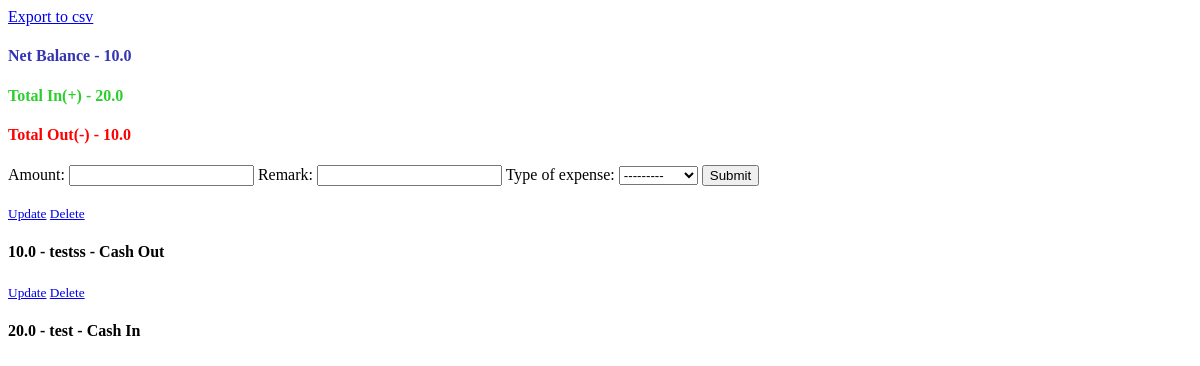
The page /myexp/book-expenses/School Expenses (signed in) on the database as committed earlier.
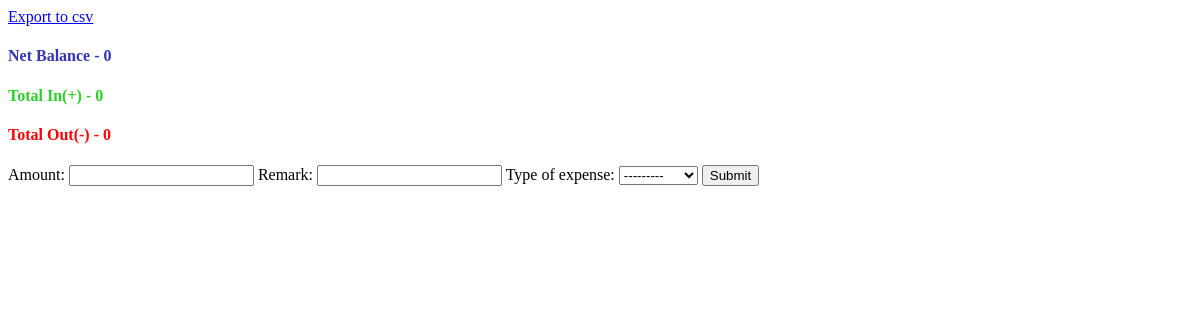
The same page on the database as committed later.
### my_expenses/models.py (models this page shows)
class Expense(models.Model):
    kinds = (
        ("Cash In", "Cash In"),
        ("Cash Out", "Cash Out")
    )
    id = models.UUIDField(primary_key=True, default=uuid.uuid4, editable=False)
    user = models.ForeignKey(User, null=True, on_delete=models.SET_NULL)
    amount = models.FloatField()
    remark = models.CharField(max_length=200, default="")
    project = models.ForeignKey(Book, null=True, on_delete=models.SET_NULL)
    type_of_expense = models.CharField(max_length=100, null=True, choices=kinds)
    date_created = models.DateTimeField(auto_now_add=True)
    date_modified = models.DateTimeField(auto_now=True)
    class Meta:
        ordering = ["-date_created"]
    def __str__(self) -> str:
        return f"{self.type_of_expense} - {self.amount}"

### my_expenses/views.py (the view)
# urls.py: path("book-expenses/<str:name>", project_expenses, name="book_expense"),
def project_expenses(request, name):
    user = request.user
    book = Book.objects.get(name=name)
    expenses = book.expense_set.filter(user=user)
    cash_in = []
    cash_out = []
    for i in expenses:
        if i.type_of_expense == "Cash In":
           cash_in.append(i.amount)
        elif i.type_of_expense == "Cash Out":
            cash_out.append(i.amount)
    sum_cash_in = sum([i for i in cash_in])
    sum_cash_out = sum([i for i in cash_out])
    total_out = str(sum_cash_out).strip("-")
    balance = -(sum_cash_out) + sum_cash_in
    forms = ExpenseForm(initial={"user":user, "project":book})
    instance_model = user
    if request.method == "POST":
        forms = ExpenseForm(request.POST)
        if forms.is_valid():
            forms.save()
            return redirect("book_expense", book.name)
    context = {
            "expenses":expenses, "total_in":sum_cash_in, "total_out":total_out,
            "balance":balance, "forms":forms
            }
    return render(request, "index.html", context)

### my_expenses/forms.py
class ExpenseForm(forms.ModelForm):
    class Meta:
        model = Expense
        fields = "__all__"
        widgets = {"user":forms.HiddenInput(), "project":forms.HiddenInput()}

### my_expenses/templates/index.html (shortened to what this page needs)
<!DOCTYPE html>
<html lang="en">
<head>
</head>
<body>
    <a href="{% url 'download_csv' expenses %}">Export to csv</a><br>
    <h4 style="color: rgb(52, 52, 180);">Net Balance - {{balance}}</h4>
    <h4 style="color: rgb(44, 206, 44);">Total In(+) - {{total_in}}</h4>
    <h4 style="color: red;">Total Out(-) - {{total_out}}</h4>
    <form method="POST">{% csrf_token %}
        {{forms}}
        <button type="submit">Submit</button>
    </form><br>
    {% for i in expenses %}
    <article class="media content-section">
        <div class="media-body">
        <div class="article-metadata">
            <small>
                <a href="{% url 'detail' i.id %}">Update</a>
            </small>
            <small>
                <a href="{% url 'delete' i.id %}">Delete</a>
            </small>
        </div>
        <h4>{{i.amount}} - {{i.remark}} - {{i.type_of_expense}}
        </h4>
        </div>
    </article>
    {% endfor %}
</body>
</html>

Rows that differ between the two databases and show on the page:
removed Expense: amount "10.0", remark "testss", type_of_expense "Cash Out"
removed Expense: amount "20.0", remark "test", type_of_expense "Cash In"
Other text that changed with them:
{{ balance }}: "10.0" → "0"
{{ total_in }}: "20.0" → "0"
{{ total_out }}: "10.0" → "0"
